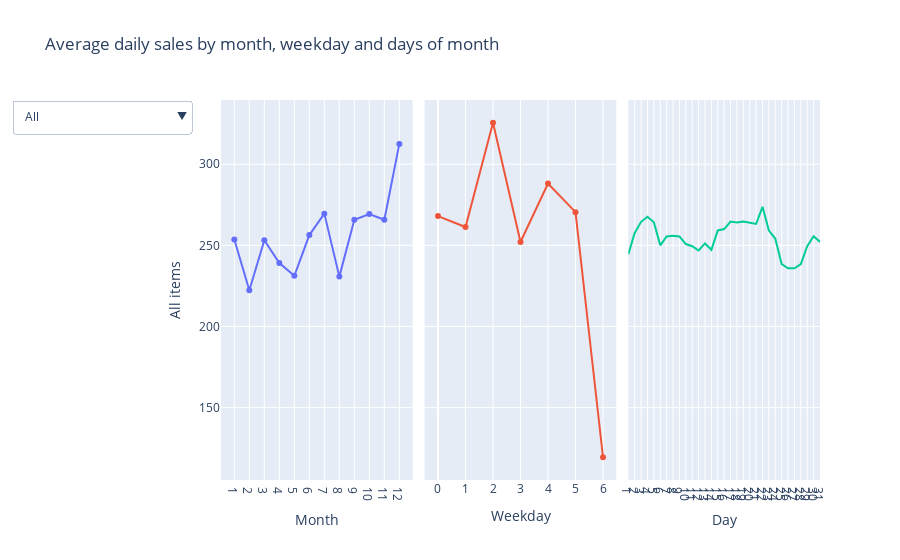

The notebook cell this image was saved under:
### Markdown cell above
From this chart, it is easy to investigate more aspects of sales of product types:
When the product started to sell, the trends, seasonal sales and how many units were sold for each family. From that, it gave an overall view of the business health of the store.

Overall, there are some quick notes for the sales of the store.
Patterns can be divided into 4 types:
* Group 1: Increased high -> keeping stable and stop growing: Automotive, Celebration, Dairy, Home and Kitchen I and II, Home care, Personal care, Ladies wear, Pet supplies, Produce, Beverages...
* Group 2: Increasing: Beauty products, Grocery I
* Group 3: Increased high -> stayed stable -> decreasing: Deli, Eggs, Lingerie, Meats, Prepared Food and Poultry.
* Group 4: No significant trend: Hardware, Home appliances, Cleaning, Grocery II, Seafood.

Many products spiked in Jan, Mar, Jul, Sep and Dec 2014. Some products have clear seasonality, like Grocery I and II, Frozen Food, and Liquor.
Most food products stop growing or have a decreasing trend, which needs collecting more data to find the reason.

Moreover, 2 below charts can give more insights in term of month, week day, days of month and holiday features.

### Code cell
# Innitial the figure
fig = tools.make_subplots(rows=1, 
                          cols=3,
                          shared_yaxes=True,
                          horizontal_spacing=0.02
                         )

# Add traces into the figure
for i,v  in {'Month':(1,1),'Weekday':(1,2),'Day':(1,3)}.items():
    # Aggregate data for the trace
    df_i = df.groupby([i,'Family'])['Sales'].mean().unstack()
    df_i['All'] = df_i.mean(axis =1)
    cols = [list(df_i.columns)[-1]] + list(df_i.columns)[:-1]
    df_i = df_i[cols]
    df_i = df_i.reset_index()
    # Create the trace
    trace = go.Line(
                x = df_i[i],
                y = df_i["All"],
                name = i,
                hovertemplate= i+' = %{x}<br>Sales = %{y}',
                text = df_i["All"]
                )
    # Append the trace into the figure and adjust subplot parameters
    fig.append_trace(trace,v[0],v[1])
    fig.update_xaxes(title_text= i , row=v[0], col=v[1],dtick=1)

# Update common parameters for the figures
fig.update_yaxes(title_text= 'All items', row = 1, col = 1)
fig.update_layout(
        title = 'Average daily sales by month, weekday and days of month',
        showlegend=False,
        updatemenus=[ # Dropdown buttons
            {
                "buttons": [
                    {
                        "label": c,
                        "method": "update",
                        "args": [
                                {axis: [df_i[c]]},
                                {f"{axis}axis": {"title": {"text": c+' sales'}}},
                                ],
                    }
                    for c in list(df_i.drop(i,axis=1).columns)
                ],
            }
            for axis in "xy"
        ]
    )
# Show the figure
fig.show()
